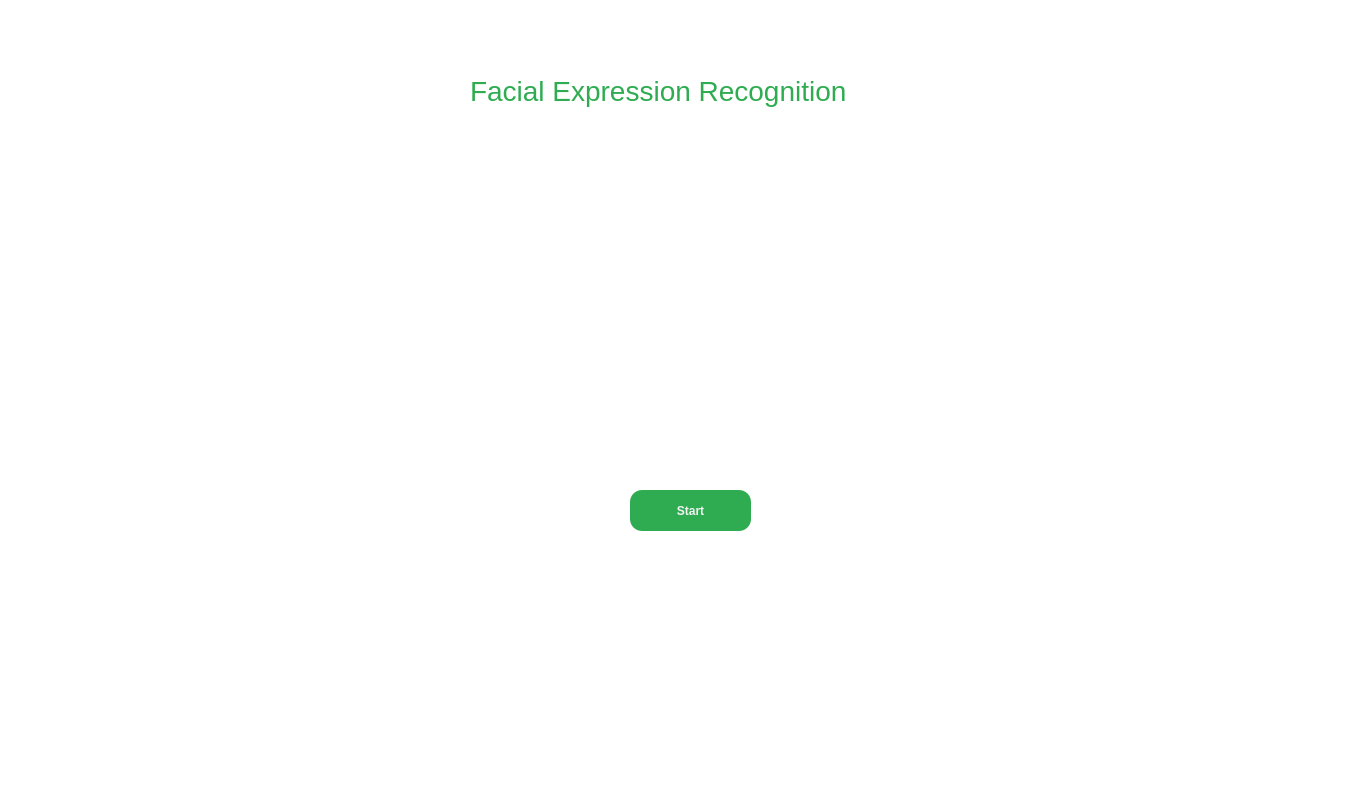
<?xml version="1.0" encoding="UTF-8"?>
<ui version="4.0">
 <class>MainWindow</class>
 <widget class="QMainWindow" name="MainWindow">
  <property name="geometry">
   <rect>
    <x>0</x>
    <y>0</y>
    <width>1363</width>
    <height>810</height>
   </rect>
  </property>
  <property name="windowTitle">
   <string>MainWindow</string>
  </property>
  <property name="styleSheet">
   <string notr="true">background-color: rgb(85, 87, 83);
background-color: rgb(255, 255, 255);</string>
  </property>
  <widget class="QWidget" name="centralwidget">
   <widget class="QPushButton" name="btn">
    <property name="geometry">
     <rect>
      <x>630</x>
      <y>490</y>
      <width>121</width>
      <height>41</height>
     </rect>
    </property>
    <property name="styleSheet">
     <string notr="true">background-color: rgb(47, 172, 81);
color: rgb(243, 243, 243);
font: 57 italic 11pt &quot;Ubuntu&quot;;
border-radius: 12px;
 font-weight: bold;
</string>
    </property>
    <property name="text">
     <string>Start</string>
    </property>
   </widget>
   <widget class="QLabel" name="label">
    <property name="geometry">
     <rect>
      <x>370</x>
      <y>120</y>
      <width>621</width>
      <height>331</height>
     </rect>
    </property>
    <property name="styleSheet">
     <string notr="true">background-image: url(:/newPrefix/hiclipart.com.png);</string>
    </property>
    <property name="text">
     <string/>
    </property>
    <property name="pixmap">
     <pixmap>../../Downloads/hiclipart.com.png</pixmap>
    </property>
    <property name="scaledContents">
     <bool>true</bool>
    </property>
   </widget>
   <widget class="QLabel" name="label_2">
    <property name="geometry">
     <rect>
      <x>470</x>
      <y>50</y>
      <width>471</width>
      <height>81</height>
     </rect>
    </property>
    <property name="styleSheet">
     <string notr="true">font: 11pt &quot;Sans&quot;;
font-size: 28px;
color:rgb(47, 172, 81);
</string>
    </property>
    <property name="text">
     <string>Facial Expression Recognition</string>
    </property>
   </widget>
  </widget>
  <widget class="QStatusBar" name="statusbar"/>
 </widget>
 <resources>
  <include location="test.qrc"/>
  <include location="../../.designer/backup/test.qrc"/>
 </resources>
 <connections/>
</ui>
